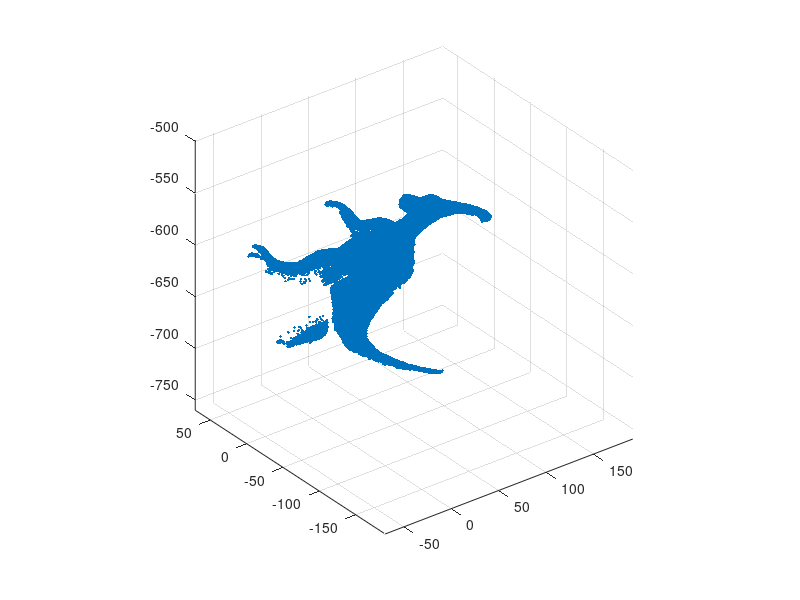
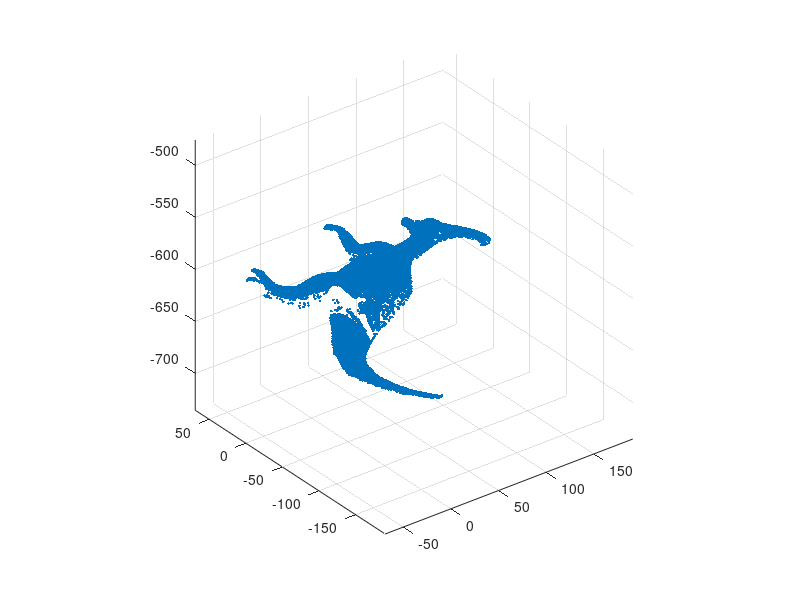

Recreate these plots in MATLAB, in order.
load kangaroo.dat;
n = 2;%number of slice
Zmax = max(kangaroo(:,3));
Zmin = min(kangaroo(:,3));
thickness = (Zmax - Zmin) / n;%width of slice

startPnt = Zmin;
newArray = zeros(size(kangaroo,1),3);%array after deleting points
trex = sortrows(kangaroo,3);
%generate a sliced point cloud
for i = 1 : n 
    count = 1;
    test = find(kangaroo(:,3)>startPnt);
    test2 = find(kangaroo(:,3)<startPnt+thickness);
    test = intersect(test,test2);
    tmp = zeros(size(test,1),3);
    for j = 1:size(test)
        tmp(j,:) = kangaroo(test(j),:);
    end
    
    tmp = sortrows(tmp,1);%sort the points according to x coordinate
    %calculate the ???
    %countd = 1;
%     delete(1,1) = tmp(1,1);
%     delete(1,2) = tmp(1,2);
%     delete(1,3) = tmp(1,3);
    di = zeros(size(tmp,1),1);
    for k = 2:size(tmp) - 1
        A = (tmp(k-1,2) - tmp(k+1,2))/(tmp(k-1,1) - tmp(k+1,1));
        B = -1;
        C = (tmp(k-1,2)-tmp(k+1,2)) * (tmp(k-1,2)-tmp(k-1,1)) / (tmp(k-1,1)-tmp(k+1,1));
        di = abs(A*tmp(k,1) - tmp(k,2) + C)/sqrt(A^2 + B^2 + C^2);%???
        if di<1
            %smaller then the threshold, delete it
            %countd = countd+1;
            tmp(k,:) = [0,0,0];     
        end
    end
    
    %d = mean(di);
%     for n = 1:size(delete)
%         for m = 1:size(tmp)
%             if delete(n,:) == tmp(m,:)
%                 tmp(m,:) = [0,0,0];
%             end
%         end
%     end
    tmp(find(all(tmp==0,2)),:)=[];
    
    for q = 1:size(tmp)
        newArray(q,:) = tmp(q,:);
    end
    startPnt = startPnt + thickness;
end

newArray(find(all(newArray == 0,2)),:) = [];
figure;scatter3(kangaroo(:,1),kangaroo(:,2),kangaroo(:,3),'.');axis equal;
figure;scatter3(newArray(:,1),newArray(:,2),newArray(:,3),'.');axis equal;
csvwrite('kangaroo_slice_before.dat',kangaroo);
csvwrite('kangaroo_slice_after.dat',newArray);

before = dir('kangaroo_slice_before.dat');
after = dir('kangaroo_slice_after.dat'); 

compression_ratio_slice_kangaroo = after.bytes / before.bytes;